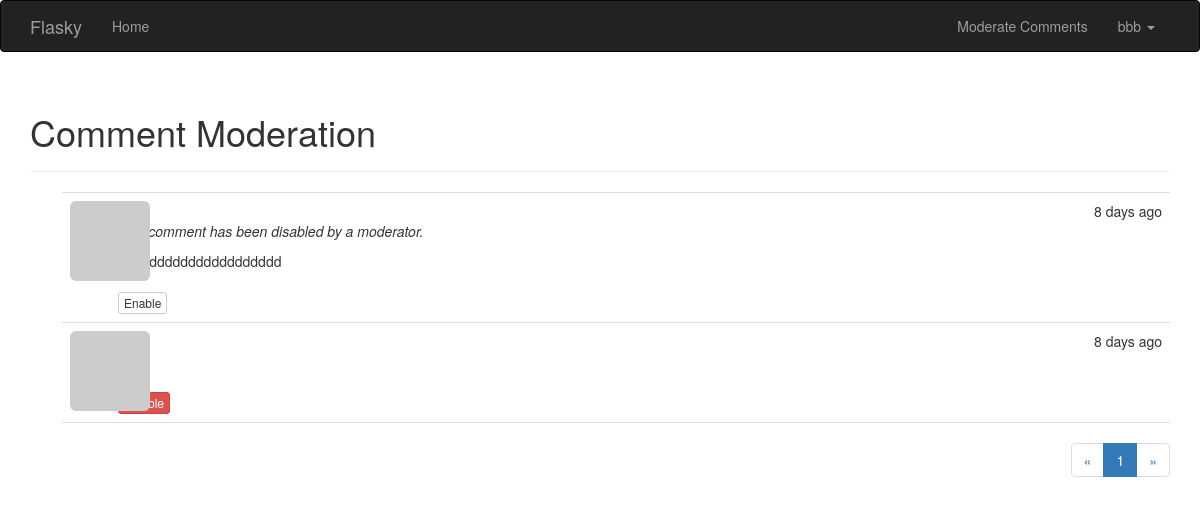
Page /moderate (signed in) on the committed database.
### app/models.py (models this page shows, shortened)
class User(UserMixin,db.Model):
    __tablename__ = 'users'
    id = db.Column(db.Integer, primary_key = True)
    email = db.Column(db.String(64), unique=True, index=True)
    username = db.Column(db.String(64), unique=True, index=True)
    password_hash = db.Column(db.String(128))
    name = db.Column(db.String(64))
    location = db.Column(db.String(64))
    about_me = db.Column(db.Text())
    member_since = db.Column(db.DateTime(),default = datetime.utcnow)
    last_seen = db.Column(db.DateTime(),default = datetime.utcnow)
    role_id = db.Column(db.Integer,db.ForeignKey('roles.id'))
    confirmed = db.Column(db.Boolean,default=False)
    avatar_hash = db.Column(db.String(32))
    posts = db.relationship('Post', backref='author',lazy = 'dynamic')
    followed = db.relationship('Follow', foreign_keys=[Follow.follower_id],
                               backref = db.backref('follower', lazy='joined'),
                               lazy = 'dynamic',
                               cascade ='all, delete-orphan'
                               )
    follower = db.relationship('Follow',foreign_keys=[Follow.followed_id],
                               backref = db.backref('followed', lazy='joined'),
                               lazy ='dynamic',
                               cascade = 'all, delete-orphan'
                               )
    comments = db.relationship('Comment',foreign_keys=[Comment.author_id],
                               backref = 'author',
                               lazy = 'dynamic')
    @property
    def password(self):
        raise AttributeError('password is not a readable attribute')
    def can(self,perm):
        return self.role is not None and self.role.has_permission(perm)
    def ping(self):
        self.last_seen = datetime.utcnow()
        db.session.add(self)
        db.session.commit()
    def gravatar_hash(self):
        return hashlib.md5(self.email.lower().encode('utf-8')).hexdigest()
    def gravatar(self, size=100, default='identicon', rating='g'):
        if request.is_secure:
            url = 'https://secure.gravatar.com/avatar'
        else:
            url = 'http://www.gravatar.com/avatar'
        hash = self.avatar_hash or self.gravatar_hash()
        return '{url}/{hash}?s={size}&d={default}&r={rating}'.format(
            url=url, hash=hash, size=size, default=default, rating=rating)

class Comment(db.Model):
    __tablename__ = 'comments'
    id = db.Column(db.Integer, primary_key = True)
    body = db.Column(db.Text)
    body_html = db.Column(db.Text)
    timestamp = db.Column(db.DateTime, index=True, default=datetime.utcnow)
    disabled = db.Column(db.Boolean)
    author_id = db.Column(db.Integer, db.ForeignKey('users.id'))
    post_id = db.Column(db.Integer, db.ForeignKey('posts.id'))

### app/main/views.py (the view)
@main.route('/moderate')
@login_required
@permission_required(Permission.MODERATE)
def moderate():
    page = request.args.get('page', 1, type=int)
    pagination = Comment.query.order_by(Comment.timestamp.desc()).paginate(
        page, per_page=current_app.config['FLASKY_COMMENTS_PER_PAGE'],
        error_out=False)
    comments = pagination.items
    return render_template('moderate.html', comments=comments,
    pagination=pagination, page=page)

### app/auth/views.py (called while the page is built)
@auth.before_app_request
def before_request():
    if current_user.is_authenticated:
        current_user.ping()
        if not current_user.confirmed \
                and request.endpoint \
                and request.blueprint != 'auth'\
                and request.endpoint != 'static':
            return redirect(url_for('auth.unconfirmed'))

### app/main/__init__.py (called while the page is built)
@main.app_context_processor
def inject_permissions():
    return dict(Permission=Permission)

### app/main/views.py (called while the page is built)
@main.after_app_request
def after_request(response):
    for query in get_debug_queries():
        if query.duration >= current_app.config['FLASKY_SLOW_DB_QUERY_TIME']:
            current_app.logger.warning(
                'Slow query:%s\nParameters:%s\nDuration:%fs\nContext:%s\n' %
                ( query.statement, query.parameters, query.duration, query.context))
    return response

### app/models.py (called while the page is built)
@login_manager.user_loader
def load_user(user_id):
    return User.query.get(int(user_id))

    def has_permission(self,perm):
        return self.permissions & perm == perm

### app/templates/moderate.html (shortened to what this page needs)
{% extends "base.html" %}
{% import "_macros.html" as macros %}
{% block page_content %}
    <div class="page-header">
        <h1>Comment Moderation</h1>
    </div>
    {% set moderate = True %}
    {% include '_comments.html' %}
    {% if pagination %}
    <div class="pagination">
        {{ macros.pagination_widget(pagination, '.moderate') }}
    </div>
    {% endif %}
{% endblock %}

### app/templates/base.html (shortened to what this page needs)
{% extends 'bootstrap/base.html' %}
{% block head %}
    {{ super() }}
    <link rel="stylesheet" href="{{ url_for('static', filename='styles.css') }}" type="text/css">
{% endblock %}
{% block navbar %}
    <div class="navbar navbar-inverse" role="navigation">
        <div class="container">
            <div class="navbar-header">
                <a class="navbar-brand" href="{{ url_for('main.index') }}">Flasky</a>
            </div>
            <div class="navbar-collapse collapse">
                <ul class="nav navbar-nav">
                    <li><a href="{{ url_for('main.index') }}">Home</a></li>
                </ul>
                <ul class="nav navbar-nav navbar-right">
                     {% if current_user.can(Permission.MODERATE) %}
                        <li><a href="{{ url_for('main.moderate') }}">Moderate Comments</a></li>
                    {% endif %}
                    {% if current_user.is_authenticated %}
                         <li class="dropdown">
                            <a href="#" class="dropdown-toggle" data-toggle="dropdown">
                                {{ current_user.username }}
                                <b class="caret"></b>
                            </a>
                        </li>
                    {% else %}
                    <li><a href="{{ url_for('auth.login') }}">Log In</a></li>
                    {% endif %}
                </ul>
            </div>
        </div>
    </div>
{% endblock %}
{% block content %}
    <div class="container">
        {% block page_content %}{% endblock %}
    </div>
{% endblock %}

### app/templates/_comments.html (shortened to what this page needs)
<ul class="comments">
        {% for comment in comments %}
            <li class="comment">
                <div class = "comment-thumbnail" >
                    <a href="{{ url_for('.user', username=comment.author.username) }}">
                        <img class="img-rounded profile-thumbnail" src="{{ comment.author.gravatar(size=40) }}">
                    </a>
                </div>
                <div class="comment-content">
                    <div class="comment-date">{{ moment(comment.timestamp).fromNow(refresh=True) }}</div>
                    <div class="comment-author">
                        <a href="{{ url_for('.user', username=comment.author.username) }}">
                        </a>
                    </div>
                    <div class="comment-body">
                        {% if comment.disabled %}
                        <p><i>This comment has been disabled by a moderator.</i></p>
                        {% endif %}
                        {% if moderate or not comment.disabled %}
                            {% if comment.body_html %}
                                {{ comment.body_html | safe }}
                            {% else %}
                                {{ comment.body }}
                            {% endif %}
                        {% endif %}
                    </div>
                    {% if moderate %}
                        <br>
                        {% if comment.disabled %}
                        <a class="btn btn-default btn-xs" href="{{ url_for('.moderate_enable', id=comment.id, page=page) }}">Enable</a>
                        {% else %}
                        <a class="btn btn-danger btn-xs" href="{{ url_for('.moderate_disable', id=comment.id, page=page) }}">Disable</a>
                        {% endif %}
                    {% endif %}
                </div>
            </li>
        {% endfor %}
 </ul>

### app/static/styles.css (style rules this page uses)
.profile-thumbnail { position: absolute; }
ul.comments { list-style-type: none; padding: 0px; margin: 16px 0px 0px 0px; }
ul.comments li.comment { margin-left: 32px; padding: 8px; border-bottom: 1px solid #e0e0e0; }
ul.comments li.comment:nth-child(1) { border-top: 1px solid #e0e0e0; }
div.comment-date { float: right; }
div.comment-author { font-weight: bold; }
div.comment-thumbnail { position: absolute; }
div.comment-content { margin-left: 48px; min-height: 48px; }
div.pagination { width: 100%; text-align: right; padding: 0px; margin: 0px; }

### rows in the picture
User: username "bbb"
Comment: timestamp "8 days ago", shows "This comment has been disabled by a moderator.", body_html "ddddddddddddddddddddd"
Comment: timestamp "8 days ago"

### other values in the picture
{{ p }} "1"
